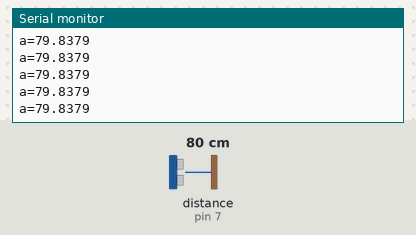
The sketch below on a simulated Arduino Uno, built with avr-gcc and run on an emulated ATmega328P. Shown: the last lines printed to the serial monitor. Wiring (inferred from the names in the program): ultrasonic range finder: trigger pin 8; echo pin 7. The inputs (shaded band) are chosen by the test bench; at power-on: distance to the obstacle (sensor on pin 7) 80 cm. The echo pulse lasts 58.3 µs per cm.

Above: at 1.2 s.
1.3 s: distance to the obstacle (sensor on pin 7) set to 2 cm
At 1.9 s:
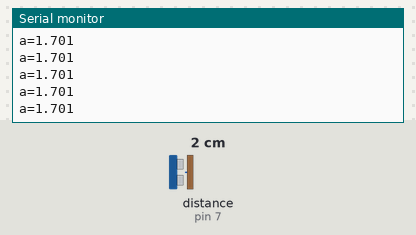
2.8 s: distance to the obstacle (sensor on pin 7) set to 4 cm
At 3.4 s:
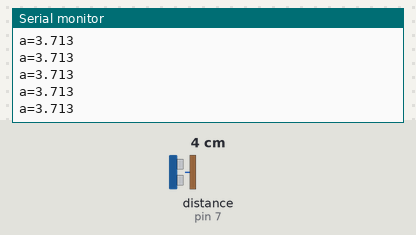
4.3 s: distance to the obstacle (sensor on pin 7) set to 18 cm
At 5.4 s:
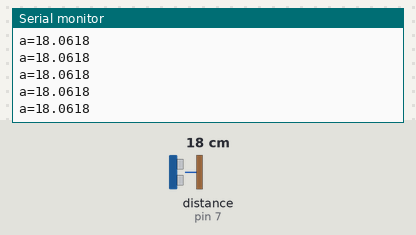
Timing chart, 0 to 7.3 s (numbered marks = the images above; inputs shaded):
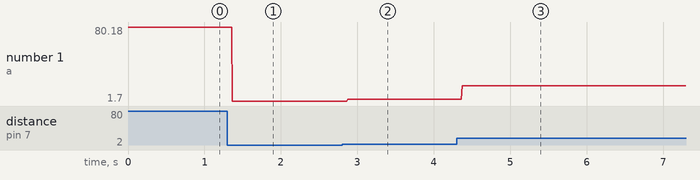

The sketch:

obstacle_dector.ino
```cpp
int trig=8;
int echo=7;
int i=2000;

void setup() {
pinMode(trig,OUTPUT);
pinMode(echo,INPUT);
Serial.begin(9600);

}
void loop()
{
long b=distance();
Serial.println(b);
}
long distance()
{
digitalWrite(trig,HIGH);
delayMicroseconds(10);
digitalWrite(trig,LOW);
delayMicroseconds(2);
long a=pulseIn(echo,HIGH);
Serial.print("a=");
Serial.print(a/58.2);
a=a/58.2;
delay(5);
return a;
}
```

Measured:
- after the input at 1.3 s, the serial monitor: prints a new line after 0.07 s (image 1)
- after the input at 2.8 s, the serial monitor: prints a new line after 0.07 s (image 2)
- after the input at 4.3 s, the serial monitor: prints a new line after 0.07 s (image 3)
- plotted number 1: 79.84 → 1.7 after the input at 1.3 s, 1.7 → 3.71 after the input at 2.8 s, 3.71 → 18 after the input at 4.3 s
